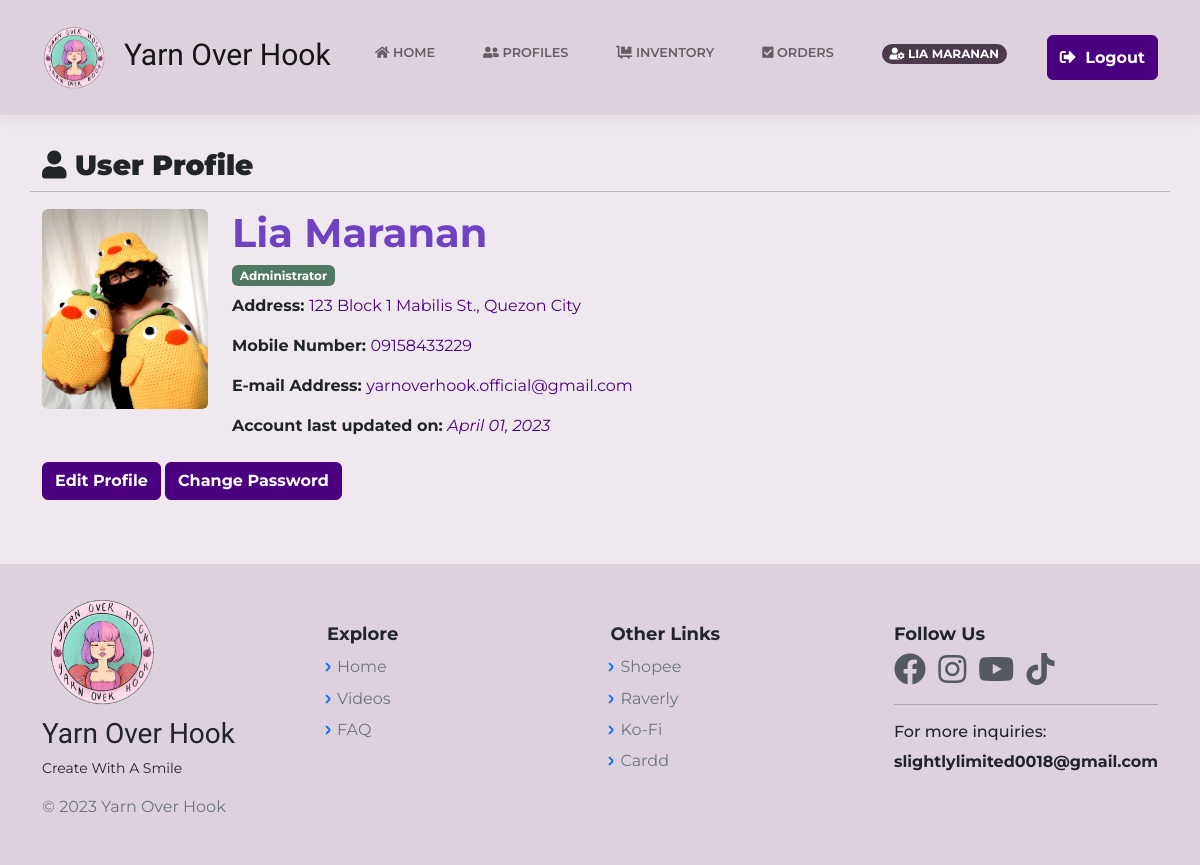
Page /UserProfileAdmin.php (signed in) on the committed database.
### tables this page shows
CREATE TABLE `register` (
  `id` bigint(20) NOT NULL,
  `cust_name` varchar(60) NOT NULL,
  `cust_avatar` varchar(255) NOT NULL,
  `cust_email` varchar(60) DEFAULT NULL,
  `cust_pass` varchar(255) NOT NULL,
  `cust_reg` varchar(60) NOT NULL,
  `cust_city` varchar(50) NOT NULL,
  `cust_st` text NOT NULL,
  `cust_brgy` varchar(50) NOT NULL,
  `cust_unit` int(11) NOT NULL,
  `cust_zip` int(10) NOT NULL,
  `cust_ig` varchar(255) NOT NULL,
  `cust_phone` varchar(50) NOT NULL,
  `login_id` bigint(12) NOT NULL,
  `date` timestamp NOT NULL DEFAULT current_timestamp() ON UPDATE current_timestamp(),
  `user_rank` varchar(20) NOT NULL DEFAULT 'user',
  `cust_address` varchar(160) NOT NULL,
  `cust_status` int(11) NOT NULL,
  `login_attempt` int(11) NOT NULL,
  `otp` int(11) NOT NULL,
  `verify_token` varchar(60) NOT NULL
);

### UserProfileAdmin.php (the view, shortened to what this page needs)
<?php
    include("includes/dbh.inc.php");
    require 'layouts/Header.php';
    if(isset($_SESSION['login_id'])) {
		$id = mysqli_real_escape_string($con, $_SESSION['login_id']);
		$item = "SELECT * FROM register WHERE login_id = $id AND user_rank = 'admin'";
		$result = mysqli_query($con, $item);
		$user = mysqli_fetch_assoc($result);
	}
?>
<body class="d-flex flex-column min-vh-100">
<?php require 'layouts/nav.php';?>
    <div class="container my-5">
        <?php if($user): ?>
        <div class="row my-3">
            <h3 style="font-weight:bold;"><strong> <i class="fas fa-user"></i> User Profile </strong></h3><hr>
            <div class="col-md-2">
                <img class="img-fluid rounded avatar-fit" src="<?php echo $user['cust_avatar'] ?>" title="<?php echo $user['cust_name'] ?>" alt="<?php echo $user['cust_name'] ?>">
            </div>
            <div class="col-md-10">
                <h1 style="font-weight:bold;color: rgb(111, 66, 193);"> <?php echo $user['cust_name'] ?> </h1>
                <h6 style="font-weight:bold;"> <span class="badge" style="background-color:#507963;"> Administrator </span></h6>
                <p style="font-weight:bold;"> Address: <span style="font-weight:lighter;color:indigo;"> <?php echo $user['cust_address'] ?></span> </p>
                <p style="font-weight:bold;"> Mobile Number: <span style="font-weight:lighter;color:indigo;"><?php echo $user['cust_phone'] ?></span> </p>
                <p style="font-weight:bold;"> E-mail Address: <span style="font-weight:lighter;color:indigo;"><?php echo $user['cust_email'] ?></span> </p>
                <p style="font-weight:bold;"> Account last updated on: <i> <span style="font-weight:lighter;color:indigo;"><?php echo date("F d, Y", strtotime($user['date'])); ?></span></i></p>
            </div>
            <div class="float-end mt-2">
                <a class="btn btn-dark" href="UserProfileAdminEdit.php" role="button" style="border-color:indigo;background-color:indigo;font-weight:bold;"> Edit Profile </a>
                <a class="btn btn-dark" href="ChangePasswordAdmin.php" role="button" style="border-color:indigo;background-color:indigo;font-weight:bold;"> Change Password </a>
            </div>
        </div>
        <?php else: ?>
                <div class="container my-5">
                    <h2> Oops.. Page not found. Please try again. </h2>
                </div>
        <?php endif ?>
    </div>
<?php require 'layouts/Footer.php';?>

### assets/css/main.css (style rules this page uses)
body { background-color: #efe9ef !important; padding-top: 85px; }
.container { animation: transitionInContainer 0.50s; }
.avatar-fit { width: 200px; height: 200px; object-fit: cover; }

### assets/css/Profile-Edit-Form-styles.css (style rules this page uses)
hr { height: 2px; }

### assets/css/Profile-Edit-Form.css (style rules this page uses)
hr { height: 2px; }

### assets/css/ProfileEdit1.css (style rules this page uses)
hr { height: 2px; }

### assets/css/ProfileEdit2.css (style rules this page uses)
hr { height: 2px; }

### rows in the picture
register: cust_avatar (picture), cust_name "Lia Maranan", cust_address "123 Block 1 Mabilis St., Quezon City", cust_phone "09158433229", cust_email "yarnoverhook.official@gmail.com", date "April 01, 2023"

### other values in the picture
$_SESSION['cust_name'] "LIA MARANAN"
